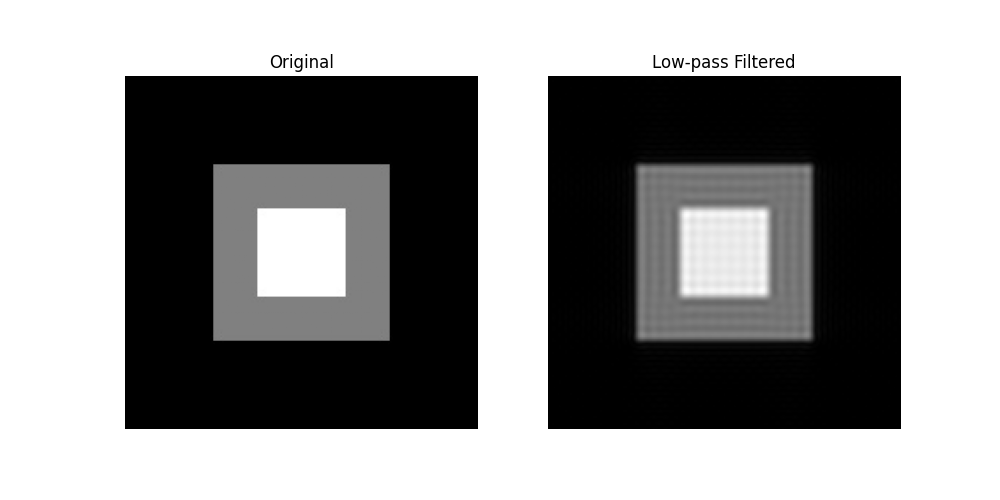

Recreate this plot in Python.
import cv2
import matplotlib.pyplot as plt
import numpy as np

gray_img = cv2.imread("../gray_image.jpg", cv2.IMREAD_GRAYSCALE)
f = np.fft.fftshift(np.fft.fft2(gray_img))
rows, cols = gray_img.shape
mask = np.zeros((rows, cols), np.uint8)
cv2.circle(mask, (cols//2, rows//2), 30, 1, -1)
img_low = np.abs(np.fft.ifft2(np.fft.ifftshift(f * mask)))

plt.figure(figsize=(10, 5))
plt.subplot(1,2,1); plt.title("Original"); plt.imshow(gray_img, cmap='gray'); plt.axis('off')
plt.subplot(1,2,2); plt.title("Low-pass Filtered"); plt.imshow(img_low, cmap='gray'); plt.axis('off')
plt.savefig('task11_lowpass.png'); plt.show()
